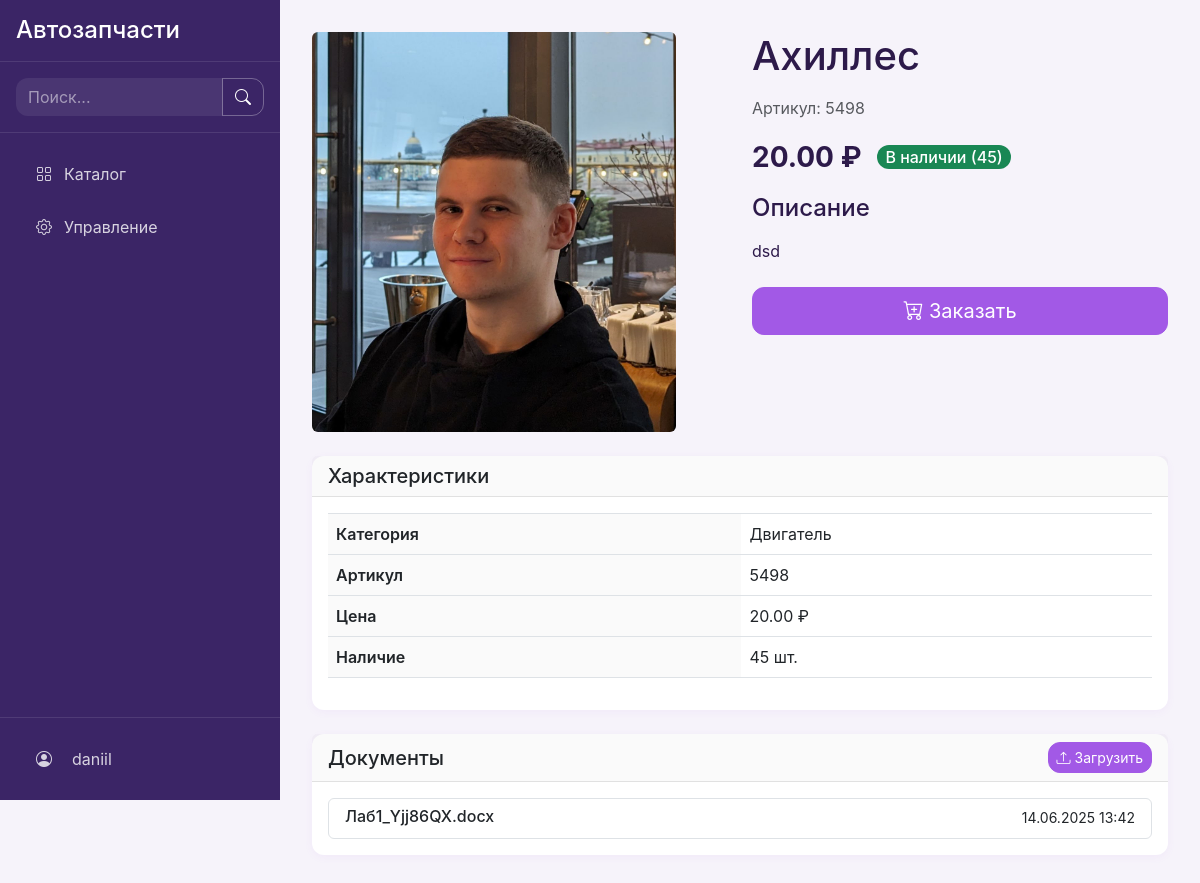
Screenshot of /part/6/ (signed in) with the database file from the repository.
### autoparts/models.py (models this page shows, shortened)
class User(AbstractUser):
    ROLES = (
        ('admin', 'Администратор'),
        ('manager', 'Менеджер'),
        ('client', 'Клиент'),
    )
    role = models.CharField(max_length=10, choices=ROLES, default='client')
    phone = models.CharField(max_length=20, blank=True)
    address = models.TextField(blank=True)

class Part(models.Model):
    name = models.CharField(max_length=200, verbose_name='Название')
    category = models.ForeignKey('Category', on_delete=models.CASCADE, verbose_name='Категория')
    description = models.TextField(verbose_name='Описание')
    price = models.DecimalField(
        max_digits=10,
        decimal_places=2,
        verbose_name='Розничная цена'
    )
    wholesale_price = models.DecimalField(
        max_digits=10,
        decimal_places=2,
        verbose_name='Оптовая цена',
        blank=True,
        null=True
    )
    wholesale_threshold = models.IntegerField(
        default=10,
        verbose_name='Порог для опта',
        validators=[MinValueValidator(1)]
    )
    quantity = models.PositiveIntegerField(verbose_name='Количество на складе')
    min_order = models.PositiveIntegerField(
        default=1,
        verbose_name='Минимальный заказ',
        validators=[MinValueValidator(1)]
    )
    sku = models.CharField(
        max_length=50,
        unique=True,
        verbose_name='Артикул',
        default=generate_sku  # Автогенерация по умолчанию
    )
    image = models.ImageField(
        upload_to='parts/',
        blank=True,
        null=True,
        verbose_name='Изображение'
    )
    created_at = models.DateTimeField(auto_now_add=True, verbose_name='Дата создания')
    updated_at = models.DateTimeField(auto_now=True, verbose_name='Дата обновления')
    class Meta:
        verbose_name = 'Запчасть'
        verbose_name_plural = 'Запчасти'
        ordering = ['-created_at']

class Category(models.Model):
    name = models.CharField(max_length=100)
    description = models.TextField(blank=True)
    class Meta:
        verbose_name = 'Категория'
        verbose_name_plural = 'Категории'

class PartDocument(models.Model):
    part = models.ForeignKey(Part, on_delete=models.CASCADE, related_name='documents')
    file = models.FileField(
        upload_to='part_documents/',
        validators=[FileExtensionValidator(['pdf', 'doc', 'docx', 'xls', 'xlsx', 'odt'])]
    )
    description = models.CharField(max_length=255, blank=True)
    uploaded_at = models.DateTimeField(auto_now_add=True)
    class Meta:
        verbose_name = 'Документ'
        verbose_name_plural = 'Документы заказа'

### autoparts/views.py (the view)
# urls.py: path('part/<int:pk>/', views.part_detail, name='part_detail'),
@login_required
def part_detail(request, pk):
    part = get_object_or_404(Part.objects.prefetch_related('documents'), pk=pk)
    documents = part.documents.all()
    if request.method == 'POST' and request.user.is_authenticated:
        form = DocumentUploadForm(request.POST, request.FILES)
        if form.is_valid():
            document = form.save(commit=False)
            document.part = part
            document.uploaded_by = request.user
            document.save()
            messages.success(request, 'Файл успешно загружен.')
            return redirect('part_detail', pk=pk)
    else:
        form = DocumentUploadForm()
    return render(request, 'autoparts/part_detail.html', {
        'part': part,
        'documents': documents,
        'form': form,
    })

### autoparts/forms.py
class DocumentUploadForm(forms.ModelForm):
    class Meta:
        model = PartDocument
        fields = ['file', 'description']
        labels = {
            'file': 'Файл документа',
            'description': 'Описание документа'
        }
        widgets = {
            'description': forms.Textarea(attrs={
                'rows': 3,
                'class': 'form-control',
                'placeholder': 'Введите описание документа'
            }),
        }
    def __init__(self, *args, **kwargs):
        super().__init__(*args, **kwargs)
        self.fields['file'].widget.attrs.update({
            'class': 'form-control',
            'accept': '.pdf,.doc,.docx,.xls,.xlsx,.odt'
        })

### autoparts/templates/autoparts/part_detail.html (shortened to what this page needs)
{% extends 'autoparts/base.html' %}
{% block content %}
<div class="row mb-4">
    <div class="col-md-6">
        {% if part.image %}
        <img src="{{ part.image.url }}" class="img-fluid part-image rounded" alt="{{ part.name }}">
        {% else %}
        <div class="bg-secondary d-flex align-items-center justify-content-center rounded" style="height: 400px;">
            <i class="bi bi-image text-white" style="font-size: 5rem;"></i>
        </div>
        {% endif %}
    </div>
    <div class="col-md-6">
        <h1>{{ part.name }}</h1>
        <p class="text-muted">Артикул: {{ part.sku }}</p>
        <div class="d-flex align-items-center mb-3">
            <span class="fs-3 fw-bold me-3">{{ part.price }} ₽</span>
            <span class="badge bg-{% if part.quantity > 0 %}success{% else %}danger{% endif %} fs-6">
                {% if part.quantity > 0 %}В наличии ({{ part.quantity }}){% else %}Нет в наличии{% endif %}
            </span>
        </div>
        <div class="mb-4">
            <h4>Описание</h4>
            <p>{{ part.description }}</p>
        </div>
        {% if part.quantity > 0 %}
        <a href="{% url 'create_order' part.id %}" class="btn btn-primary btn-lg w-100">
    <i class="bi bi-cart-plus"></i> Заказать
</a>
        {% else %}
        <button class="btn btn-secondary btn-lg w-100" disabled>Нет в наличии</button>
        {% endif %}
    </div>
</div>
<div class="row">
    <div class="col-12">
        <div class="card mb-4">
            <div class="card-header">
                <h5 class="mb-0">Характеристики</h5>
            </div>
            <div class="card-body">
                <div class="table-responsive">
                    <table class="table">
                        <tbody>
                            <tr>
                                <th scope="row">Категория</th>
                                <td>{{ part.category.name }}</td>
                            </tr>
                            <tr>
                                <th scope="row">Артикул</th>
                                <td>{{ part.sku }}</td>
                            </tr>
                            <tr>
                                <th scope="row">Цена</th>
                                <td>{{ part.price }} ₽</td>
                            </tr>
                            <tr>
                                <th scope="row">Наличие</th>
                                <td>{{ part.quantity }} шт.</td>
                            </tr>
                        </tbody>
                    </table>
                </div>
            </div>
        </div>
    </div>
</div>
<div class="row">
    <div class="col-12">
        <div class="card">
            <div class="card-header d-flex justify-content-between align-items-center">
                <h5 class="mb-0">Документы</h5>
                {% if user.is_authenticated %}
                <button class="btn btn-sm btn-primary" data-bs-toggle="modal" data-bs-target="#uploadDocumentModal">
                    <i class="bi bi-upload"></i> Загрузить
                </button>
                {% endif %}
            </div>
            <div class="card-body">
                {% if documents %}
                <div class="list-group">
                    {% for document in documents %}
                    <a href="{{ document.file.url }}" class="list-group-item list-group-item-action" target="_blank">
                        <div class="d-flex w-100 justify-content-between">
                            <h6 class="mb-1">{{ document.file.name|cut:"part_documents/" }}</h6>
                            <small>{{ document.uploaded_at|date:"d.m.Y H:i" }}</small>
                        </div>
                    </a>
                    {% endfor %}
                </div>
                {% else %}
                <p class="text-muted">Нет доступных документов</p>
                {% endif %}
            </div>
        </div>
    </div>
</div>
{% endblock %}

### autoparts/templates/autoparts/base.html (shortened to what this page needs)
<!DOCTYPE html>
<html lang="ru">
<head>
    <link href="https://cdn.jsdelivr.net/npm/bootstrap@5.3.0/dist/css/bootstrap.min.css" rel="stylesheet">
    <link rel="stylesheet" href="https://cdn.jsdelivr.net/npm/bootstrap-icons@1.10.0/font/bootstrap-icons.css">
    {% load static %}
    <link rel="stylesheet" href="{% static 'css/variables.css' %}">
    <link rel="stylesheet" href="{% static 'css/base.css' %}">
    <link rel="stylesheet" href="{% static 'css/layout.css' %}">
    <link rel="stylesheet" href="{% static 'css/components.css' %}">
    <link rel="stylesheet" href="{% static 'css/utilities.css' %}">
</head>
<body>
    {% if user.is_authenticated %}
    <nav class="sidebar">
        <div class="sidebar-header">
            <h4 class="mb-0">Автозапчасти</h4>
        </div>
        <form class="search-form" action="{% url 'catalog' %}" method="get">
            <div class="input-group">
                <input class="form-control" type="search" name="q" placeholder="Поиск..." value="{{ request.GET.q }}">
                <button class="btn btn-outline-light" type="submit">
                    <i class="bi bi-search"></i>
                </button>
            </div>
        </form>
        <div class="sidebar-menu">
            <ul class="nav flex-column gap-1 px-2">
                <li class="nav-item">
                    <a class="nav-link text-decoration-none {% if request.resolver_match.url_name == 'catalog' %}active{% endif %}" href="{% url 'catalog' %}">
                        <i class="bi bi-grid"></i> Каталог
                    </a>
                </li>
                {% if user.role == 'manager' or user.role == 'admin' %}
                <li class="nav-item">
                    <a class="nav-link text-decoration-none {% if request.resolver_match.url_name == 'part_management' %}active{% endif %}" href="{% url 'part_management' %}">
                        <i class="bi bi-gear"></i> Управление
                    </a>
                </li>
                {% endif %}
            </ul>
        </div>
        <div class="user-info py-0 px-2">
            <div class="sidebar-menu">
                <ul class="nav flex-column gap-1">
                    <li class="nav-item">
                        <a class="nav-link text-decoration-none {% if request.resolver_match.url_name == 'profile' %}active{% endif %}" href="{% url 'profile' %}">
                            <i class="bi bi-person-circle me-2"></i>
                            <span>{{ user.username }}</span>
                        </a>
                    </li>
                </ul>
            </div>
        </div>
    </nav>
    {% endif %}
    <main class="main-content">
        {% block content %}{% endblock %}
    </main>
</body>
</html>

### static/css/variables.css (style rules this page uses)
:root { --primary-color: #a259e6; --primary-hover: #7c3fa9; --secondary-color: #ceade6; --sidebar-bg: #3b2566; --sidebar-text: #fff; --main-bg: #f6f3fa; --card-bg: #fff; --card-shadow: 0 2px 8px rgba(162, 89, 230, 0.06); --text-dark: #2d1a4a; --text-light: #fff; --success-color: #198754; --danger-color: #dc3545; --warning-color: #ffc107; --info-color: #0dcaf0; --light-color: #f8f9fa; --dark-color: #212529; --sidebar-width: 280px; --header-height: 60px; --border-radius: 12px; --spacing-xs: 0.25rem; --spacing-sm: 0.5rem; --spacing-md: 1rem; --spacing-lg: 1.5rem; --spacing-xl: 2rem; --shadow-sm: 0 .125rem .25rem rgba(0,0,0,.075); --shadow-md: 0 .5rem 1rem rgba(0,0,0,.15); --shadow-lg: 0 1rem 3rem rgba(0,0,0,.175); --transition-speed: 0.3s; --transition-timing: ease-in-out; }

### static/css/base.css (style rules this page uses)
*, *::before, *::after { box-sizing: border-box; margin: 0; padding: 0; }
html { font-size: 16px; line-height: 1.5; -webkit-text-size-adjust: 100%; -webkit-tap-highlight-color: rgba(0, 0, 0, 0); }
body { font-family: -apple-system, BlinkMacSystemFont, "Segoe UI", Roboto, "Helvetica Neue", Arial, sans-serif; color: var(--dark-color); background-color: var(--light-color); -webkit-font-smoothing: antialiased; -moz-osx-font-smoothing: grayscale; }
h1, h2, h3, h4, h5, h6 { margin-bottom: var(--spacing-md); font-weight: 500; line-height: 1.2; }
h1 { font-size: 2.5rem; }
h4 { font-size: 1.5rem; }
h5 { font-size: 1.25rem; }
h6 { font-size: 1rem; }
p { margin-bottom: var(--spacing-md); }
a { color: var(--primary-color); text-decoration: none !important; transition: color var(--transition-speed) var(--transition-timing); }
ul, ol { margin-bottom: var(--spacing-md); padding-left: var(--spacing-lg); }
img { max-width: 100%; height: auto; vertical-align: middle; border-style: none; }
input, button, select, optgroup, textarea { margin: 0; font-family: inherit; font-size: inherit; line-height: inherit; }
button, input { overflow: visible; }
button, select { text-transform: none; }
button, [type="button"], [type="reset"], [type="submit"] { -webkit-appearance: button; }
table { border-collapse: collapse; width: 100%; margin-bottom: var(--spacing-md); }
th, td { padding: var(--spacing-sm); vertical-align: top; border-top: 1px solid #dee2e6; }

### static/css/layout.css (style rules this page uses)
body { min-height: 100vh; display: flex; background: var(--main-bg); color: var(--text-dark); }
.sidebar { width: var(--sidebar-width); background: var(--dark-color); color: white; position: fixed; height: 100vh; overflow-y: auto; transition: all var(--transition-speed) var(--transition-timing); z-index: 1000; }
.sidebar-header { padding: var(--spacing-md); border-bottom: 1px solid rgba(255,255,255,0.1); }
.sidebar-menu { padding: var(--spacing-md) 0; }
.sidebar-menu .nav-link { color: rgba(255,255,255,0.8); padding: var(--spacing-sm) var(--spacing-lg); display: flex; align-items: center; gap: var(--spacing-sm); transition: all var(--transition-speed) var(--transition-timing); }
.sidebar-menu .nav-link i { width: 1.5rem; text-align: center; }
.main-content { margin-left: var(--sidebar-width); flex: 1; padding: 2rem; background: var(--main-bg); min-height: 100vh; color: var(--text-dark); }
.search-form { padding: var(--spacing-md); border-bottom: 1px solid rgba(255,255,255,0.1); }
.search-form .form-control { background: rgba(255,255,255,0.1); border: none; color: white; }
.search-form .form-control::placeholder { color: rgba(255,255,255,0.5); }
.search-form .btn { color: white; border-color: rgba(255,255,255,0.2); }
.user-info { border-top: 1px solid rgba(255,255,255,0.1); margin-top: auto; }

### static/css/utilities.css (style rules this page uses)
.mb-0 { margin-bottom: 0 !important; }
.mb-1 { margin-bottom: var(--spacing-xs) !important; }
.mb-3 { margin-bottom: var(--spacing-md) !important; }
.mb-4 { margin-bottom: var(--spacing-lg) !important; }
.d-flex { display: flex !important; }
.flex-column { flex-direction: column !important; }
.justify-content-between { justify-content: space-between !important; }
.align-items-center { align-items: center !important; }
.w-100 { width: 100% !important; }
.btn-primary { background-color: var(--primary-color) !important; border-color: var(--primary-color) !important; color: var(--text-light) !important; }
.btn-outline-light { color: var(--sidebar-text) !important; border-color: rgba(255,255,255,0.3) !important; background: transparent !important; }

### rows the page displays
User: username "daniil"
Part: image (picture), name "Ахиллес", sku "5498", price "20.00", quantity "45", description "dsd", category.name "Двигатель"
PartDocument: file.name "Лаб1_Yjj86QX.docx", uploaded_at "14.06.2025 13:42"
